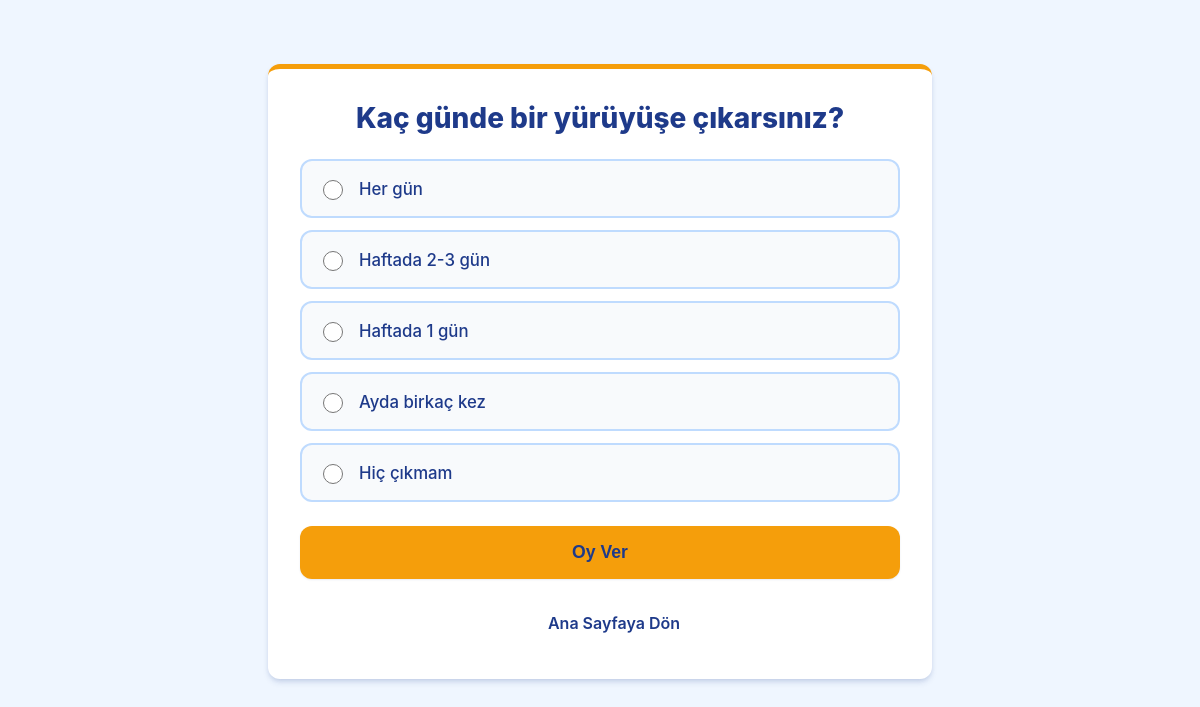
Page /polls/3/ on the committed database.
### polls/models.py (models this page shows, shortened)
class Question(models.Model):
    question_text = models.CharField(max_length=200)
    pub_date = models.DateTimeField("date published")

class Choice(models.Model):
    question = models.ForeignKey(Question, on_delete=models.CASCADE)
    choice_text = models.CharField(max_length=200)
    votes = models.IntegerField(default=0)

### polls/views.py (the view)
# urls.py: path("<int:pk>/", views.DetailView.as_view(), name="detail"),
class DetailView(generic.DetailView):
    model = Question
    template_name = "polls/detail.html"
    def get_queryset(self):
        return Question.objects.filter(pub_date__lte=timezone.now())

### polls/templates/polls/detail.html (shortened to what this page needs)
{% load static %}
<!DOCTYPE html>
<html lang="tr">
<head>
    <link rel="stylesheet" href="{% static 'polls/style.css' %}">
</head>
<body>
    <div class="container">
        <h1>{{ question.question_text }}</h1>
        <form action="{% url 'polls:vote' question.id %}" method="post">
            <div class="choice-list">
                {% for choice in question.choice_set.all %}
                    <div class="choice-option">
                        <input type="radio" name="choice" id="choice{{ forloop.counter }}" value="{{ choice.id }}">
                        <label for="choice{{ forloop.counter }}">{{ choice.choice_text }}</label>
                    </div>
                {% endfor %}
            </div>
            <button type="submit" class="btn-submit">Oy Ver</button>
        </form>
        <br>
        <a href="{% url 'polls:index' %}" class="link-back">Ana Sayfaya Dön</a>
    </div>
</body>
</html>

### polls/static/polls/style.css (style rules this page uses)
:root { --primary-color: #f59e0b; --primary-hover: #d97706; --bg-color: #eff6ff; --card-bg: #ffffff; --text-main: #1e3a8a; --text-muted: #6b7280; --border-color: #bfdbfe; --shadow-sm: 0 1px 2px 0 rgba(30, 58, 138, 0.1); --shadow-md: 0 4px 6px -1px rgba(30, 58, 138, 0.15), 0 2px 4px -1px rgba(30, 58, 138, 0.1); --rounded-lg: 0.75rem; }
body { font-family: 'Inter', -apple-system, BlinkMacSystemFont, "Segoe UI", Roboto, Helvetica, Arial, sans-serif; background-color: var(--bg-color); color: var(--text-main); margin: 0; padding: 0; display: flex; justify-content: center; align-items: flex-start; min-height: 100vh; padding-top: 3rem; }
.container { width: 100%; max-width: 600px; background-color: var(--card-bg); border-radius: var(--rounded-lg); box-shadow: var(--shadow-md); padding: 2rem; margin: 1rem; border-top: 5px solid var(--primary-color); }
h1 { font-size: 1.75rem; font-weight: 800; margin-top: 0; margin-bottom: 1.5rem; color: var(--text-main); text-align: center; }
.choice-list { display: flex; flex-direction: column; gap: 0.75rem; margin-bottom: 1.5rem; }
.choice-option { position: relative; display: flex; align-items: center; padding: 1rem; border: 2px solid var(--border-color); border-radius: var(--rounded-lg); cursor: pointer; transition: all 0.2s; background-color: #f8fafc; }
.choice-option input[type="radio"] { width: 1.25rem; height: 1.25rem; margin-right: 1rem; accent-color: var(--primary-color); cursor: pointer; }
.choice-option label { flex-grow: 1; cursor: pointer; font-size: 1.05rem; font-weight: 500; }
.btn-submit { width: 100%; background-color: var(--primary-color); color: var(--text-main); border: none; padding: 1rem 1.5rem; font-size: 1.1rem; font-weight: 700; border-radius: var(--rounded-lg); cursor: pointer; transition: all 0.2s; box-shadow: var(--shadow-sm); }
.link-back { display: inline-block; color: var(--text-main); text-decoration: none; font-weight: 600; text-align: center; width: 100%; padding: 0.75rem; border: 2px solid transparent; border-radius: var(--rounded-lg); transition: all 0.2s; }

### rows in the picture
Question: question_text "Kaç günde bir yürüyüşe çıkarsınız?"
Choice: choice_text "Her gün"
Choice: choice_text "Haftada 2-3 gün"
Choice: choice_text "Haftada 1 gün"
Choice: choice_text "Ayda birkaç kez"
Choice: choice_text "Hiç çıkmam"
